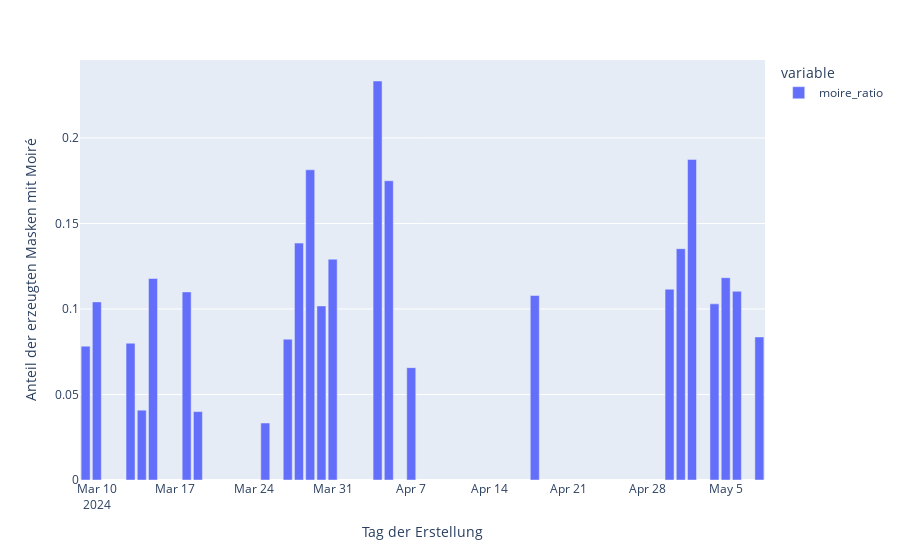

Source (notebook cell):
### Code cell
px.bar(
    grouped_by_timestamp.moire_ratio,
    labels={
        'timestamp' : 'Tag der Erstellung',
        'value' : 'Anteil der erzeugten Masken mit Moiré'
    }
)

### Figure 1 — Plotly figure (JSON) as saved in the notebook; plotly's stock layout.template omitted (floating-point values rounded to 4 significant figures)
{"data": [{"alignmentgroup": "True", "hovertemplate": "variable=moire_ratio<br>Tag der Erstellung=%{x}<br>Anteil der erzeugten Masken mit Moiré=%{y}<extra></extra>", "legendgroup": "moire_ratio", "marker": {"color": "#636efa", "pattern": {"shape": ""}}, "name": "moire_ratio", "offsetgroup": "moire_ratio", "orientation": "v", "showlegend": true, "textposition": "auto", "type": "bar", "x": ["2024-03-09T00:00:00", "2024-03-10T00:00:00", "2024-03-13T00:00:00", "2024-03-14T00:00:00", "2024-03-15T00:00:00", "2024-03-18T00:00:00", "2024-03-19T00:00:00", "2024-03-25T00:00:00", "2024-03-27T00:00:00", "2024-03-28T00:00:00", "2024-03-29T00:00:00", "2024-03-30T00:00:00", "2024-03-31T00:00:00", "2024-04-04T00:00:00", "2024-04-05T00:00:00", "2024-04-07T00:00:00", "2024-04-18T00:00:00", "2024-04-30T00:00:00", "2024-05-01T00:00:00", "2024-05-02T00:00:00", "2024-05-04T00:00:00", "2024-05-05T00:00:00", "2024-05-06T00:00:00", "2024-05-08T00:00:00"], "xaxis": "x", "y": [0.07826, 0.1042, 0.08, 0.04082, 0.1178, 0.11, 0.04, 0.03333, 0.08235, 0.1385, 0.1814, 0.1018, 0.1291, 0.2333, 0.175, 0.06571, 0.1079, 0.1116, 0.1353, 0.1875, 0.103, 0.1183, 0.1103, 0.08367], "yaxis": "y"}], "layout": {"autosize": true, "barmode": "relative", "legend": {"title": {"text": "variable"}, "tracegroupgap": 0}, "margin": {"t": 60}, "xaxis": {"anchor": "y", "autorange": true, "domain": [0, 1], "range": ["2024-03-08 12:00", "2024-05-08 12:00"], "title": {"text": "Tag der Erstellung"}, "type": "date"}, "yaxis": {"anchor": "x", "autorange": true, "domain": [0, 1], "range": [0, 0.2456], "title": {"text": "Anteil der erzeugten Masken mit Moiré"}, "type": "linear"}}}
